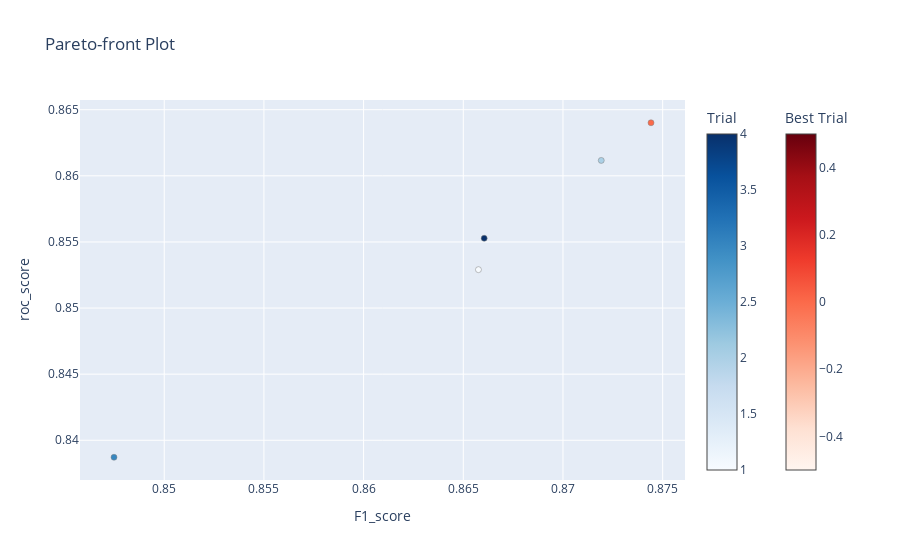

The cell this chart's notebook holds for it:
### Markdown cell above
### Gradient boosting + Optuna

### Code cell
def optuna_gb(trial):
    # set dimensions
    n_estimators = trial.suggest_int('n_estimators', 300, 350, 1)
    max_depth = trial.suggest_int('max_depth', 5, 10, 1)
    min_samples_leaf = trial.suggest_int('min_samples_leaf', 2, 5, 1)
    learning_rate = trial.suggest_float('learning_rate', 0.01, 0.1)
    
    # model creation 
    model = GradientBoostingClassifier(
      n_estimators=n_estimators,
      learning_rate=learning_rate,
      max_depth=max_depth,
      min_samples_leaf=min_samples_leaf,
      random_state=random_seed)
    
    # training
    model.fit(X_train, y_train)
    y_pred = np.round(model.predict_proba(X_test)[:,1])
    F1_score = f1_score(y_test, y_pred)
    roc_score = roc_auc_score(y_test, y_pred)
    
    return F1_score, roc_score

#%%time
sampler = TPESampler(seed=random_seed) # fix random seed

# create study set
study = optuna.create_study(study_name="GBClassifier", directions=["maximize", "maximize"], sampler=sampler)
# try multiple times
study.optimize(optuna_gb, n_trials=5)
clear_output(wait=False)

optuna.visualization.plot_pareto_front(study, target_names=["F1_score", "roc_score"])

### Figure 1 — Plotly figure (JSON) as saved in the notebook; plotly's stock layout.template omitted (floating-point values rounded to 4 significant figures)
{"data": [{"hovertemplate": "%{text}<extra>Trial</extra>", "marker": {"color": [1, 2, 3, 4], "colorbar": {"title": {"text": "Trial"}}, "colorscale": [[0, "rgb(247,251,255)"], [0.125, "rgb(222,235,247)"], [0.25, "rgb(198,219,239)"], [0.375, "rgb(158,202,225)"], [0.5, "rgb(107,174,214)"], [0.625, "rgb(66,146,198)"], [0.75, "rgb(33,113,181)"], [0.875, "rgb(8,81,156)"], [1, "rgb(8,48,107)"]], "line": {"color": "Grey", "width": 0.5}}, "mode": "markers", "showlegend": false, "text": ["{<br>  \"number\": 1,<br>  \"values\": [<br>    0.8657608171918666,<br>    0.8529034914992732<br>  ],<br>  \"params\": {<br>    \"n_estimators\": 307,<br>    \"max_depth\": 5,<br>    \"min_samples_leaf\": 2,<br>    \"learning_rate\": 0.08795585311974417<br>  }<br>}", "{<br>  \"number\": 2,<br>  \"values\": [<br>    0.8719197428654915,<br>    0.8611650087159618<br>  ],<br>  \"params\": {<br>    \"n_estimators\": 330,<br>    \"max_depth\": 9,<br>    \"min_samples_leaf\": 2,<br>    \"learning_rate\": 0.0972918866945795<br>  }<br>}", "{<br>  \"number\": 3,<br>  \"values\": [<br>    0.8474812967581048,<br>    0.838716079138377<br>  ],<br>  \"params\": {<br>    \"n_estimators\": 342,<br>    \"max_depth\": 6,<br>    \"min_samples_leaf\": 2,<br>    \"learning_rate\": 0.026506405886809047<br>  }<br>}", "{<br>  \"number\": 4,<br>  \"values\": [<br>    0.866047874938935,<br>    0.8552780050889284<br>  ],<br>  \"params\": {<br>    \"n_estimators\": 315,<br>    \"max_depth\": 8,<br>    \"min_samples_leaf\": 3,<br>    \"learning_rate\": 0.036210622617823776<br>  }<br>}"], "type": "scatter", "x": [0.8658, 0.8719, 0.8475, 0.866], "y": [0.8529, 0.8612, 0.8387, 0.8553]}, {"hovertemplate": "%{text}<extra>Best Trial</extra>", "marker": {"color": [0], "colorbar": {"title": {"text": "Best Trial"}, "x": 1.1, "xpad": 40}, "colorscale": [[0, "rgb(255,245,240)"], [0.125, "rgb(254,224,210)"], [0.25, "rgb(252,187,161)"], [0.375, "rgb(252,146,114)"], [0.5, "rgb(251,106,74)"], [0.625, "rgb(239,59,44)"], [0.75, "rgb(203,24,29)"], [0.875, "rgb(165,15,21)"], [1, "rgb(103,0,13)"]], "line": {"color": "Grey", "width": 0.5}}, "mode": "markers", "showlegend": false, "text": ["{<br>  \"number\": 0,<br>  \"values\": [<br>    0.874414976599064,<br>    0.8640139455390898<br>  ],<br>  \"params\": {<br>    \"n_estimators\": 319,<br>    \"max_depth\": 10,<br>    \"min_samples_leaf\": 4,<br>    \"learning_rate\": 0.0638792635777333<br>  }<br>}"], "type": "scatter", "x": [0.8744], "y": [0.864]}], "layout": {"title": {"text": "Pareto-front Plot"}, "xaxis": {"title": {"text": "F1_score"}}, "yaxis": {"title": {"text": "roc_score"}}}}
